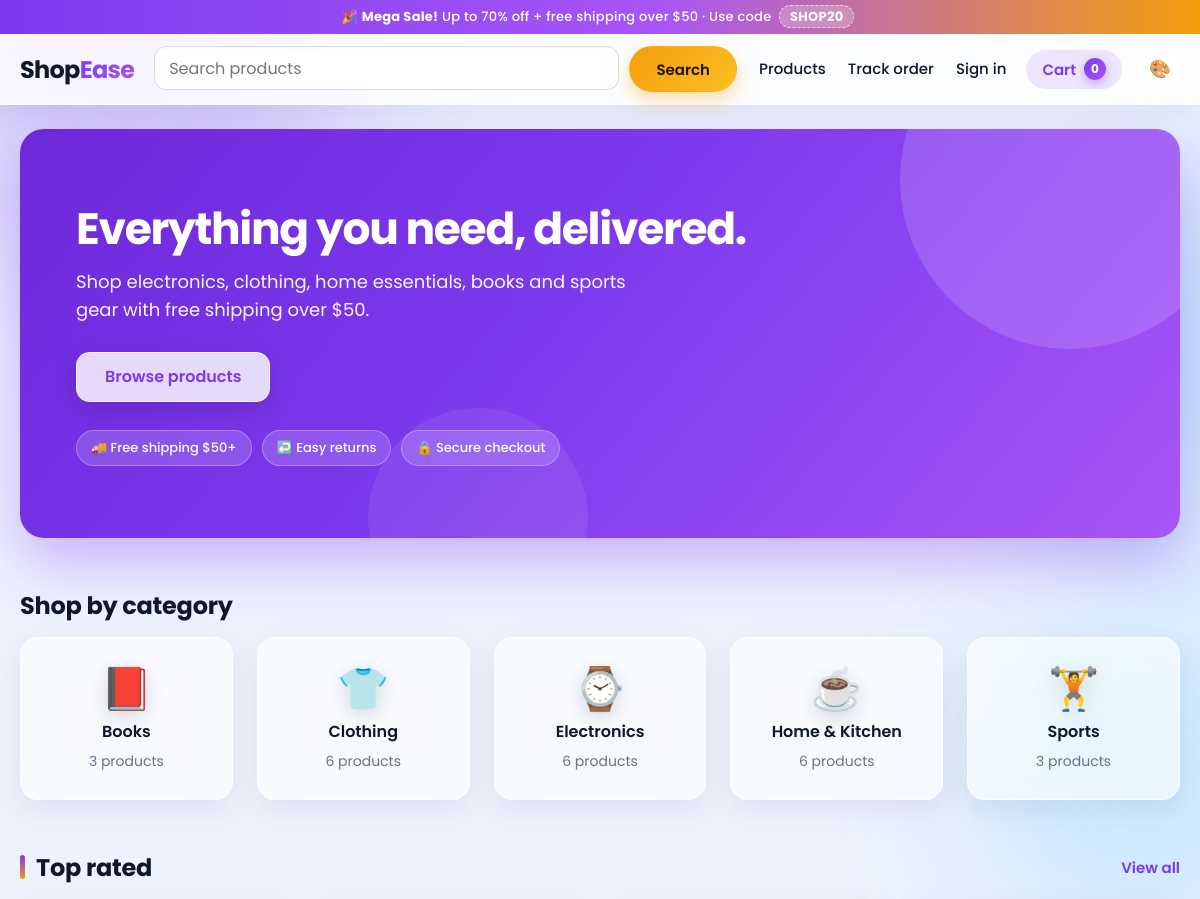
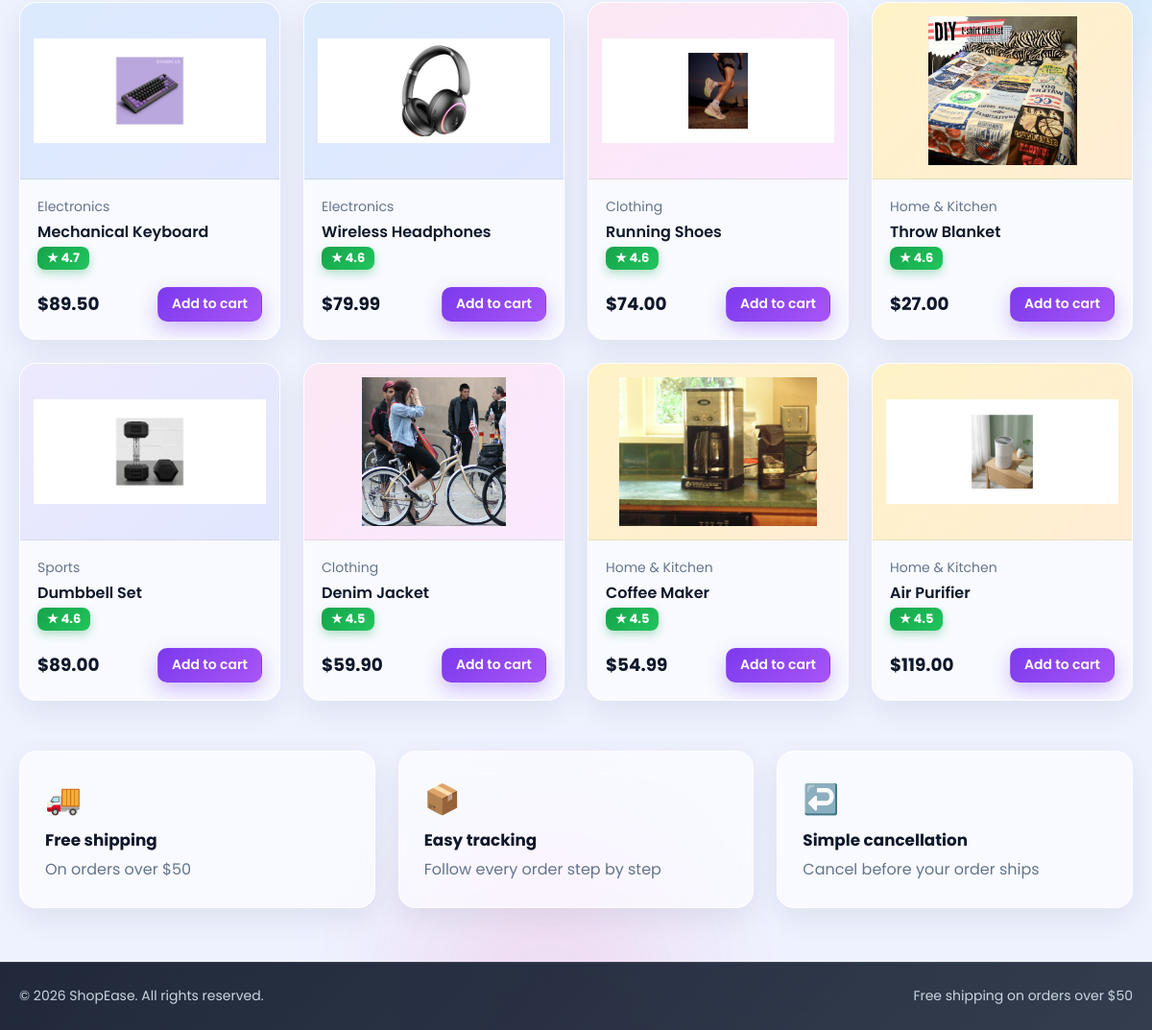
The page / on the database its author committed (2 pictures, top to bottom).
### tables this page shows
CREATE TABLE products(
  id INTEGER PRIMARY KEY AUTOINCREMENT, name TEXT NOT NULL, category TEXT NOT NULL,
  description TEXT, price REAL NOT NULL, stock INTEGER NOT NULL,
  emoji TEXT, rating REAL DEFAULT 4.0, image TEXT);

### app.py (the view)
@app.route("/")
def index():
    db = get_db()
    featured = db.execute("SELECT * FROM products ORDER BY rating DESC, id LIMIT 8").fetchall()
    cats = db.execute("SELECT category, COUNT(*) n, MIN(emoji) emoji FROM products GROUP BY category").fetchall()
    return render_template("index.html", featured=featured, cats=cats)

### app.py (called while the page is built, shortened)
def get_db():
    if "db" not in g:
        g.db = sqlite3.connect(DB_PATH)
        g.db.row_factory = sqlite3.Row
        g.db.execute("PRAGMA foreign_keys = ON")
    return g.db

@app.before_request
def csrf_protect():
    if request.method in ("POST", "PUT", "PATCH", "DELETE"):
        expected = session.get("csrf_token")
        supplied = request.form.get("csrf_token") or request.headers.get("X-CSRF-Token", "")
        if not expected or not hmac.compare_digest(str(expected), str(supplied)):
            abort(400, "Invalid or missing CSRF token. Reload the page and try again.")

def csrf_token():
    if "csrf_token" not in session:
        session["csrf_token"] = secrets.token_hex(16)
    return session["csrf_token"]

def current_user():
    if "current_user" in g:
        return g.current_user
    user = None
    uid = session.get("user_id")
    g.current_user = user
    return user

@app.context_processor
def inject_globals():
    return {
        "user": current_user(),
        "cart_count": sum(session.get("cart", {}).values()),
        "all_categories": [r[0] for r in get_db().execute(
            "SELECT DISTINCT category FROM products ORDER BY category")],
        "year": datetime.now().year,
    }

@app.template_filter("money")
def money(v):
    return f"${v:,.2f}"

### templates/index.html (shortened to what this page needs)
{% extends "base.html" %}
{% from "_macros.html" import product_card %}
{% block content %}
<section class="hero">
  <div>
    <h1>Everything you need, delivered.</h1>
    <p>Shop electronics, clothing, home essentials, books and sports gear with free shipping over $50.</p>
    <a class="btn btn-light btn-lg" href="{{ url_for('products') }}">Browse products</a>
    <div class="hero-badges">
      <span class="chip">🚚 Free shipping $50+</span>
      <span class="chip">↩️ Easy returns</span>
      <span class="chip">🔒 Secure checkout</span>
    </div>
  </div>
</section>
<section class="section">
  <h2>Shop by category</h2>
  <div class="grid grid-5">
    {% for c in cats %}
    <a class="card cat-card" href="{{ url_for('products', category=c['category']) }}">
      <span class="cat-emoji">{{ c['emoji'] }}</span>
      <strong>{{ c['category'] }}</strong>
      <span class="muted small">{{ c['n'] }} products</span>
    </a>
    {% endfor %}
  </div>
</section>
<section class="section">
  <div class="section-head">
    <h2>Top rated</h2>
    <a href="{{ url_for('products', sort='rating') }}">View all</a>
  </div>
  <div class="grid grid-4">{% for p in featured %}{{ product_card(p) }}{% endfor %}</div>
</section>
<section class="section perks">
  <div class="card perk"><span class="perk-icon">🚚</span><strong>Free shipping</strong><span class="muted">On orders over $50</span></div>
  <div class="card perk"><span class="perk-icon">📦</span><strong>Easy tracking</strong><span class="muted">Follow every order step by step</span></div>
  <div class="card perk"><span class="perk-icon">↩️</span><strong>Simple cancellation</strong><span class="muted">Cancel before your order ships</span></div>
</section>
{% endblock %}

### templates/_macros.html (shortened to what this page needs)
{% macro product_card(p) %}
<article class="card product-card">
  <a class="thumb cat-{{ p['category']|replace(' ', '')|replace('&', '') }}" href="{{ url_for('product', pid=p['id']) }}" aria-label="{{ p['name'] }}">
    {% if p['image'] %}<img src="{{ url_for('static', filename='img/products/' + p['image']) }}" alt="{{ p['name'] }}" loading="lazy">{% else %}<span>{{ p['emoji'] }}</span>{% endif %}
  </a>
  <div class="card-body">
    <span class="muted small">{{ p['category'] }}</span>
    <h3><a href="{{ url_for('product', pid=p['id']) }}">{{ p['name'] }}</a></h3>
    <div class="rating">★ {{ '%.1f'|format(p['rating']) }}</div>
    <div class="card-foot">
      <strong class="price">{{ p['price']|money }}</strong>
      {% if p['stock'] > 0 %}
      <form method="post" action="{{ url_for('cart_add', pid=p['id']) }}">
        <button class="btn btn-primary btn-sm" type="submit">Add to cart</button>
      </form>
      {% else %}<span class="tag tag-danger">Out of stock</span>{% endif %}
    </div>
  </div>
</article>
{% endmacro %}

### rows shown on the page
products: image (picture), category "Electronics", name "Mechanical Keyboard", rating "4.7", price "$89.50"
products: image (picture), category "Electronics", name "Wireless Headphones", rating "4.6", price "$79.99"
products: image (picture), category "Clothing", name "Running Shoes", rating "4.6", price "$74.00"
products: image (placeholder picture), category "Home & Kitchen", name "Throw Blanket", rating "4.6", price "$27.00"
products: image (picture), category "Sports", name "Dumbbell Set", rating "4.6", price "$89.00"
products: image (picture), category "Clothing", name "Denim Jacket", rating "4.5", price "$59.90"
products: image (picture), category "Home & Kitchen", name "Coffee Maker", rating "4.5", price "$54.99"
products: image (picture), category "Home & Kitchen", name "Air Purifier", rating "4.5", price "$119.00"

### other values the page prints
{{ cart_count }} "0"
{{ c['emoji'] }} "📕" "👕" "⌚" "☕" "🏋️"
{{ c['category'] }} "Books" "Clothing" "Electronics" "Home & Kitchen" "Sports"
{{ c['n'] }} "3" "6" "6" "6" "3"
